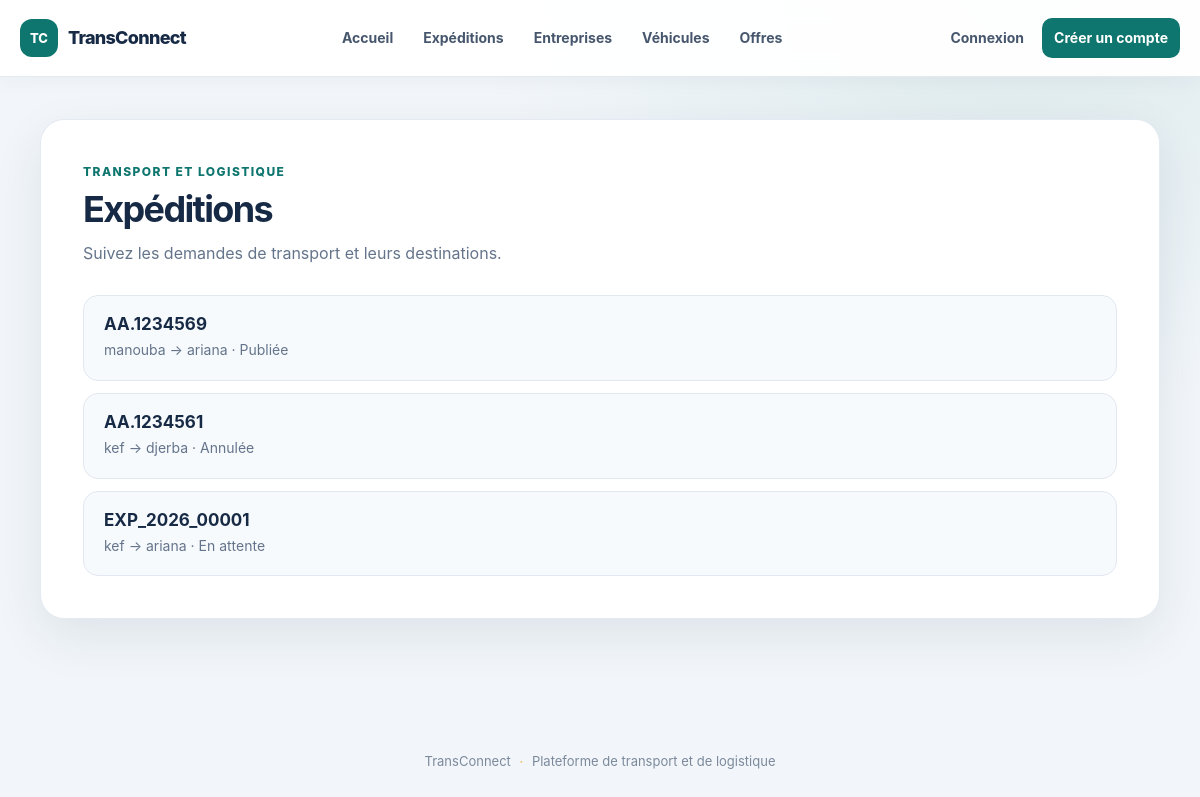
Screenshot of /expedition/list/ with the database file from the repository.
### ExpeditionApp/models.py (models this page shows, shortened)
class Expedition(models.Model):
    reference = models.CharField(max_length=100, unique=True)
    ville_depart = models.CharField(max_length=100)
    ville_arrivee = models.CharField(max_length=100)
    poids = models.DecimalField(max_digits=10, decimal_places=2)
    MinValueValidator(0.1, "Le poids doit être supérieur à 0")
    date_souhaitee = models.DateField()
    description = models.TextField(blank=True, null=True)
    status = models.CharField(max_length=20,
    choices=[('en_attente', 'En attente'),
                ('publiee', 'Publiée'),
                ('attribuee', 'Attribuée'),
                ('en_cours', 'En cours'),
                ('terminee', 'Terminée'),
                ('annulee', 'Annulée'),
    ], default='en_attente')
    created_at = models.DateTimeField(auto_now_add=True)
    updated_at = models.DateTimeField(auto_now=True)
    entreprise = models.ForeignKey(
        Entreprise,
        on_delete=models.CASCADE,
        related_name='entreprises',
    )

### ExpeditionApp/views.py (the view)
# urls.py: path('list/', listExpeditions, name='list'),
def listExpeditions(request):
    liste = Expedition.objects.all()
    return render(request, 'expedition/list.html', {'list': liste})

### EntrepriseApp/templates/Expedition/list.html (shortened to what this page needs)
{% extends "base.html" %}
{% block content %}
<section class="page-card">
    <header class="page-heading">
        <div>
            <p class="eyebrow">Transport et logistique</p>
            <h1>Expéditions</h1>
            <p class="page-intro">Suivez les demandes de transport et leurs destinations.</p>
        </div>
    </header>
    <ul class="record-list">
        {% for expedition in list %}
            <li class="record-item">
                <div>
                    <h2 class="record-title">
                        <a href="{% url 'details' expedition.pk %}">{{ expedition.reference }}</a>
                    </h2>
                    <p class="record-meta">
                        {{ expedition.ville_depart }} → {{ expedition.ville_arrivee }}
                        · {{ expedition.get_status_display }}
                    </p>
                </div>
            </li>
        {% empty %}
            <li class="empty-state">Aucune expédition disponible pour le moment.</li>
        {% endfor %}
    </ul>
</section>
{% endblock %}

### EntrepriseApp/static/EntrepriseApp/css/site.css (style rules this page uses)
:root { color-scheme: light; --ink: #172a45; --muted: #64748b; --brand: #0e766e; --brand-dark: #0b5d57; --brand-soft: #e6f5f2; --accent: #f0b44d; --surface: #ffffff; --surface-soft: #f7fafc; --line: #e2e8f0; --danger: #b42332; --shadow: 0 18px 50px rgba(23, 42, 69, 0.09); }
* { box-sizing: border-box; }
body.app-body { min-width: 320px; min-height: 100vh; margin: 0; background: radial-gradient(ellipse at 85% 0, rgba(14, 118, 110, 0.09), transparent 34rem), #f2f6fa; color: var(--ink); font-family: Inter, "Segoe UI", Arial, sans-serif; line-height: 1.6; }
.page-card { padding: clamp(24px, 4vw, 42px); border: 1px solid rgba(226, 232, 240, 0.9); border-radius: 24px; background: var(--surface); box-shadow: var(--shadow); }
.page-heading { display: flex; align-items: flex-end; justify-content: space-between; gap: 24px; margin-bottom: 28px; }
.eyebrow { margin: 0 0 7px; color: var(--brand); font-size: 12px; font-weight: 800; letter-spacing: 0.12em; text-transform: uppercase; }
h1, h2, h3 { color: var(--ink); line-height: 1.2; }
h1 { margin: 0; font-size: clamp(27px, 4vw, 36px); letter-spacing: -0.045em; }
h2 { margin: 0; font-size: 19px; }
.page-intro { max-width: 640px; margin: 10px 0 0; color: var(--muted); }
.record-list { display: grid; gap: 12px; margin: 0; padding: 0; list-style: none; }
.record-item { display: flex; align-items: center; justify-content: space-between; gap: 20px; padding: 18px 20px; border: 1px solid var(--line); border-radius: 15px; background: var(--surface-soft); transition: border-color 0.18s ease, transform 0.18s ease, box-shadow 0.18s ease; }
.record-title { margin: 0; font-size: 17px; }
.record-title a { color: var(--ink); text-decoration: none; }
.record-meta { margin: 5px 0 0; color: var(--muted); font-size: 14px; }

### rows the page displays
Expedition: reference "AA.1234569", ville_depart "manouba", ville_arrivee "ariana", status "Publiée"
Expedition: reference "AA.1234561", ville_depart "kef", ville_arrivee "djerba", status "Annulée"
Expedition: reference "EXP_2026_00001", ville_depart "kef", ville_arrivee "ariana", status "En attente"
